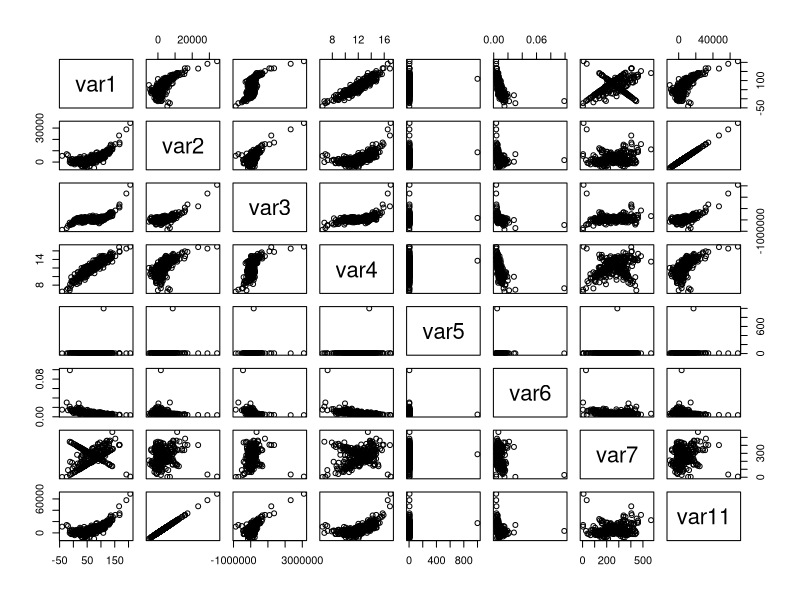
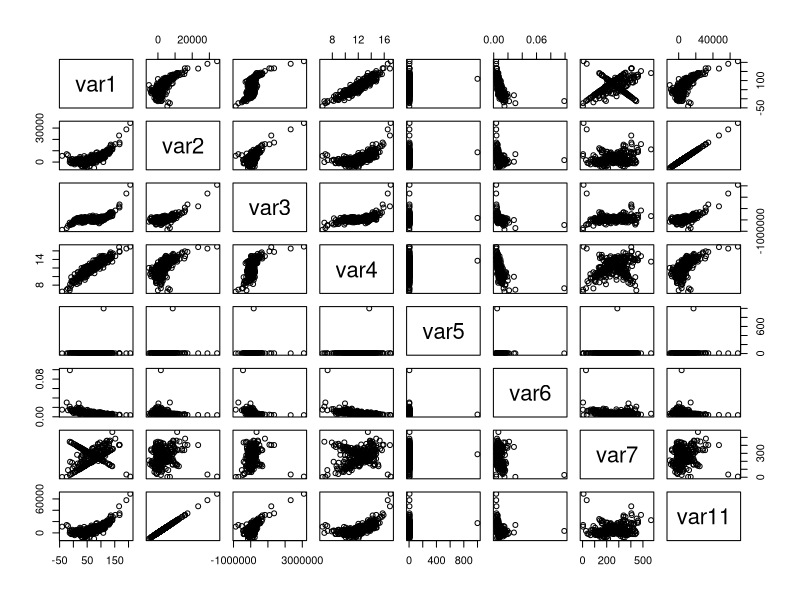
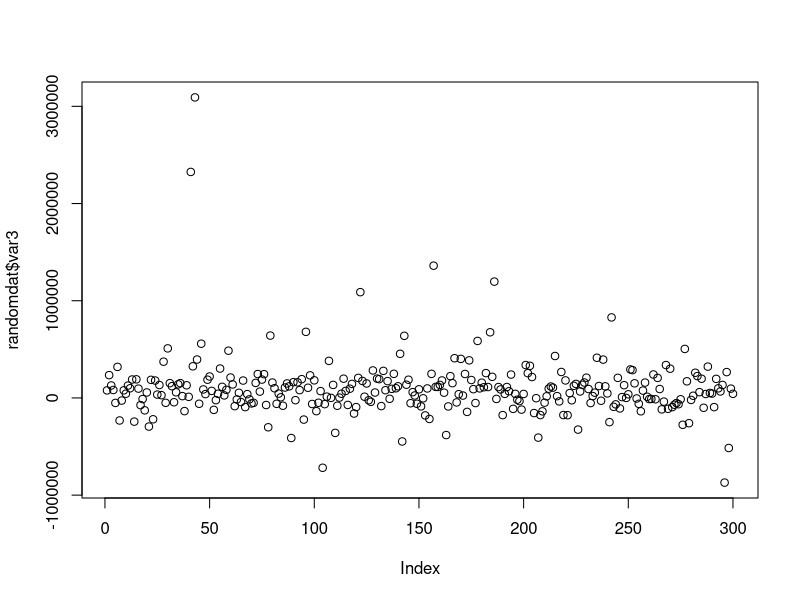
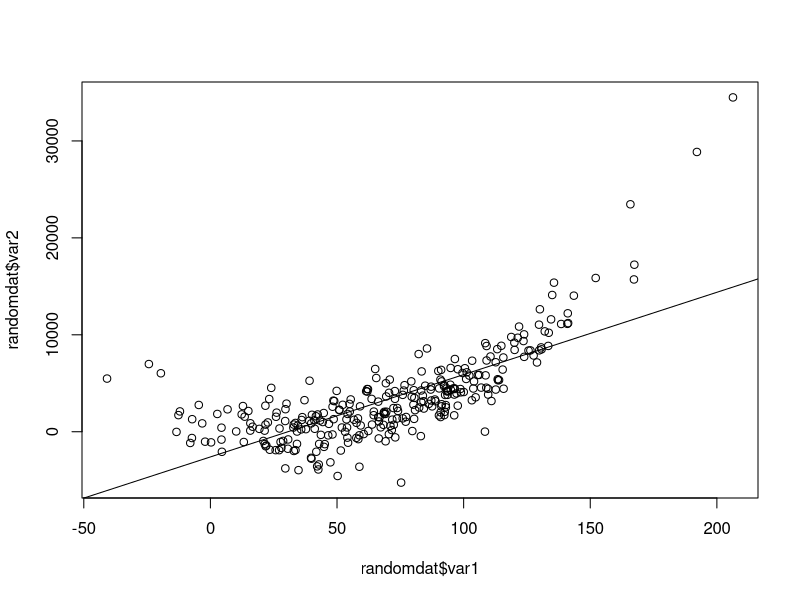
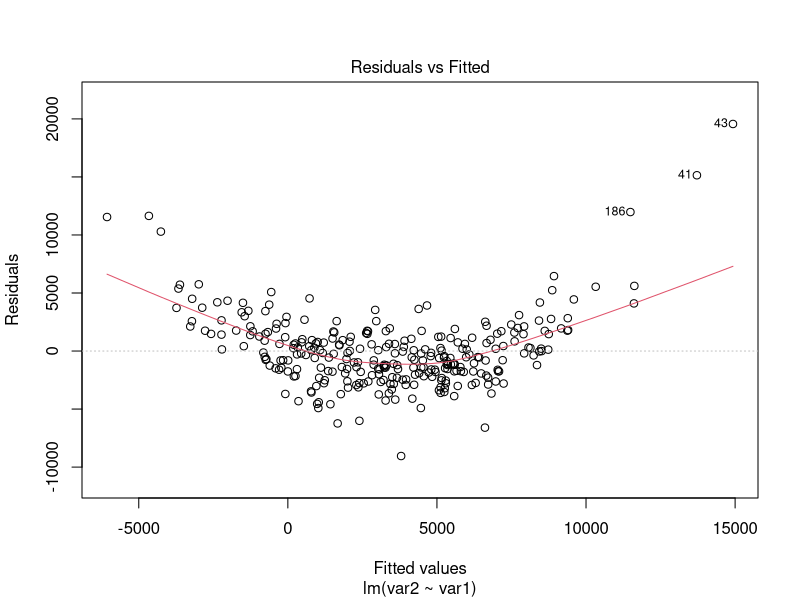
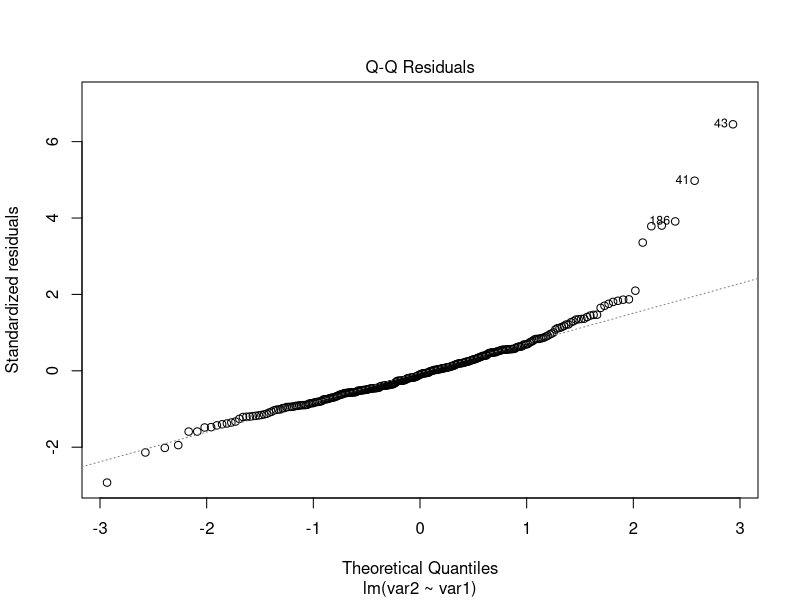
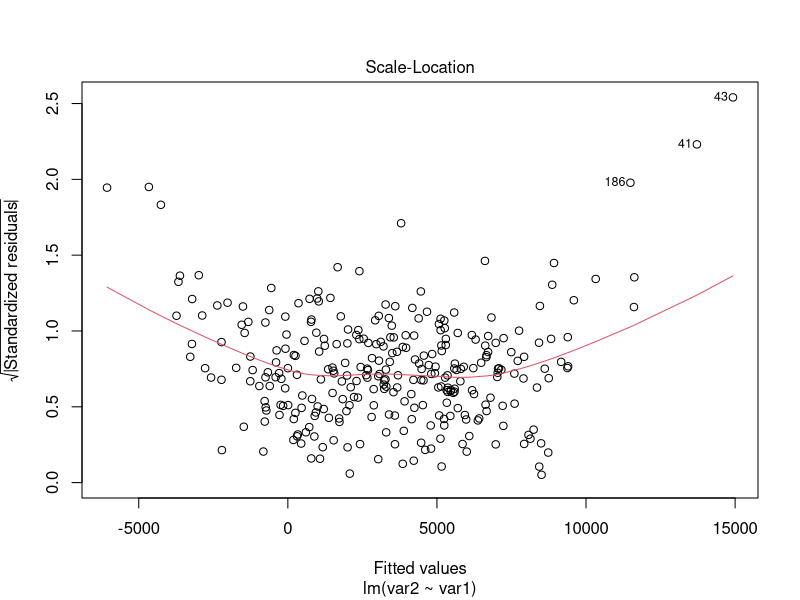
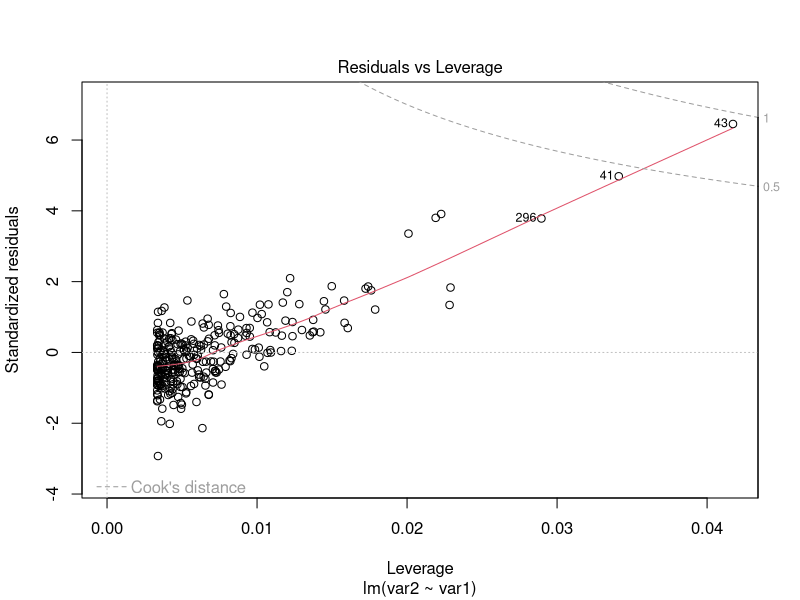

Source code (R) for these figures, in order: (Note: this script raises an error after producing the figures.)

library(car)

options(scipen = 999)


randomdat <- read.csv("randomdat.csv", header = T)

randomdat$var8 <- as.factor(randomdat$var8)
randomdat$var9 <- as.factor(randomdat$var9)
randomdat$var10 <- as.factor(randomdat$var10)

randomdat[is.na(randomdat$var9),]

table(randomdat$var9,randomdat$var10)

table(randomdat$var8,randomdat$var9)


randomdat$var9[is.na(randomdat$var9)] <- 'With XYZ'



randomdat$var8 <- as.character(randomdat$var8)

randomdat$var8 [randomdat$var8  == 'GroupC'] <- 'Group C'


randomdat$var8 <- as.factor(randomdat$var8)
summary(randomdat)


plot(randomdat[,c(1:7,11)])
plot(randomdat[,c(1:7,11)])


randomdat$var5
summary(randomdat$var5)
plot(randomdat$var3)


randomdat <- randomdat[which(randomdat$var5<800),]
randomdat800up <- randomdat[which(randomdat$var5 >= 800),]
randomdat <- randomdat[which(randomdat$var5<800),]

plot(randomdat$var1, randomdat$var2)

m1 <- lm(var2~var1, data = randomdat)
m2 <- lm(var1~var2, data = randomdat)
abline(m1)
plot(m1)

plot(randomdat$var1, randomdat$var2)
smooth <- smooth.spline(randomdat$var1,randomdat$var2, spar=1 )
lines(smooth, col = 'red', lwd =2, lty = 2)
abline(m1)



plot(randomdat$var1,randomdat$var2)
abline(m1)
abline(m2)
smooth <- smooth.spline(randomdat$var1,randomdat$var2, spar=1)
lines(smooth, col='red', lwd = 2, lty = 2)



  
randomdat$var1sq <- randomdat$var1^2



m2 <- lm(var2~var1sq, data = randomdat)
plot(randomdat$var1sq, randomdat$var2)
abline(m2)
smooth2 <- smooth.spline(randomdat$var1sq, randomdat$var2, spar = 1)
lines(smooth2, col='blue', lwd=2, lty =2)

plot(m2)


m2_no43<- lm(var2~var1sq, data = randomdat[-c(41,43),])
plot(randomdat$var1sq, randomdat$var2)
abline(m2_no43)
abline(m2, col = "blue", lty = 2)

plot(m2_no43)


m3 <- lm (var2~var1+var1sq, data = randomdat)

summary(m3)

m3 <- lm(var2~var1+ I(var1^2), data = randomdat)




var1seq <- seq(-60, 220, 10)

m3_predict <- predict(m3, list(var1 = var1seq))
  



plot(randomdat$var1, randomdat$var2)
lines(var1seq, m3_predict, col='red', lwd = 2, lth = 2)



predict(m3, list(var1 = 0))
predict(m3, list(var1 = 100))

plot(m3)


plot(randomdat$var1, randomdat$var3)
m4_smooth <- smooth.spline(randomdat$var1, randomdat$var3, spar = 1)
lines(m4_smooth, col='red', lwd = 2, lth = 2)


m4 <- lm(var3~var1 + I(var1^2) + I(var1^3), data = randomdat)
summary(m4)
m4_predict <- predict(m4, list(var1 = var1seq))

plot(randomdat$var1, randomdat$var3)
lines(m4_smooth, col='red', lwd = 2, lth = 2)
lines(var1seq, m4_predict, col='blue', lwd = 2, lth = 2)

plot(m4)

predict(m4, list(var1=65))


plot(sqrt(randomdat$var1+50), randomdat$var4)

smooth4 <- smooth.spline(sqrt(randomdat$var1+50), randomdat$var4, spar = 1)
lines(smooth4, col = 'blue', lwd = 2, lty = 2)

randomdat$var1sqrt <- sqrt(randomdat$var1+50)

## Two models, compare no transformation to sqrt transformation
m5_orig <- lm(var4 ~ var1, data=randomdat)
m5_sqrt <- lm(var4 ~ var1sqrt, data=randomdat)


m5_predict <- predict(m5_sqrt, list(var1sqrt = sqrt(var1seq+50)))

plot(sqrt(randomdat$var1+50),randomdat$var4)
lines(sqrt(var1seq+50), m5_predict, col = "blue", lwd = 3)



##??? PRACTICE!
## Conduct some sort of transformation to see how var1 predicts
## (or relates to) var5
## a. Generate plots to help you identify the appropriate transformation
## b. Generate a regression model that shows this transformation
## c. Overlay your regression line to see the fit of your model
## d. Examine diagnostic plots
## e. Based on your model, estimate what var5 would be if var1 = 100

par(mfrow = c(1,3))
plot(randomdat$var1+50, randomdat$var5)
smooth_50 <- smooth.spline(randomdat$var1+50, randomdat$var5, spar = 1)
lines(smooth_50, col = 'red', lwd = 2, lth = 3)
plot(sqrt(randomdat$var1+50), randomdat$var5)
smooth_sq50 <- smooth.spline(sqrt(randomdat$var1+50), randomdat$var5, spar = 1)
lines(smooth_sq50, col = 'red', lwd = 2, lth = 3)
plot((randomdat$var1+50)^2, randomdat$var5)
smooth_square50 <- smooth.spline((randomdat$var1+50)^2, randomdat$var5, spar = 1) 
lines(smooth_square50, col = 'red', lwd = 2, lth = 3)

randomdat$var1_zero <- randomdat$var1 +50
randomdat$var1_sqrt <- sqrt(randomdat$var1_zero)
randomdat$var1_square <- (randomdat$var1_zero)^2
m5_50 <- lm(var5~var1_zero, data = randomdat)
m5_sq <- lm(var5~var1_sqrt, data = randomdat)
m5_square <- lm(var5~var1_square, data = randomdat)

par(mfrow = c(1,1))

par(mfrow = c(1,3))
plot(m5_50)
plot(m5_sq)
plot(m5_square)




m5_50_predict <- predict(m5_50, list(var1_zero = var1seq))

plot(randomdat$var1+50, randomdat$var5)
lines(var1seq, m5_50_predict, col = 'red', lwd = 2, lth = 3)

predict(m5_50, list(var1_zero=150))


m9_lm <-lm(var11~var1+var2+var3+var4+var5+var6+var7+var8+var9+var10, data = randomdat)
step(m9_lm, direction = 'both')
summary(m9_lm)


m9 <-lm(var11~var1+var2+var4+var5+var7+var10, data = randomdat)
step(m9, direction = 'backward')
summary(m9)


m9 <- lm(var7~var1*var8, data = randomdat)
summary(m9)


cor(randomdat[,c(1:7,11)])



vocab <- read.csv("vocab.csv",header=T)

plot(vocab$education, vocab$vocabulary)

sp(vocab$education, vocab$vocabulary, jitter = list(x=2, y=2))


sp(vocab$education, vocab$vocabulary, jitter = list(x=2,y=2))
sp(vocab$education, vocab$vocabulary, jitter = list(x=2,y=2))
sp(vocab$education, vocab$vocabulary)

sunflowerplot(vocab$education, vocab$vocabulary)
smoothScatter(vocab$education, vocab$vocabulary)


dat$newvar[grep("pop", dat$genre)] <- "pop"